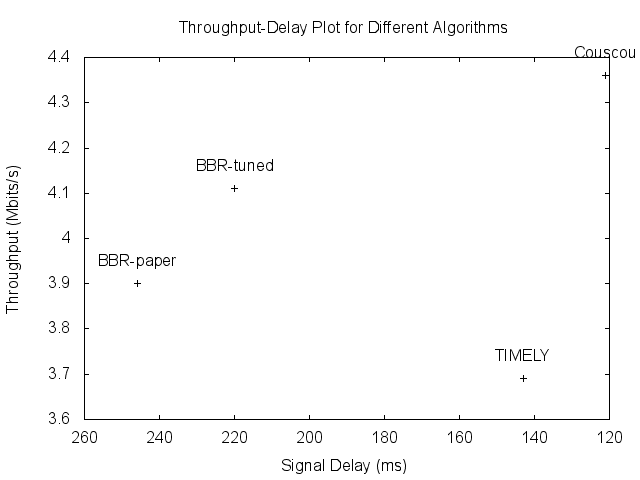

Generate this figure with gnuplot:
#!/usr/bin/env gnuplot

reset
set terminal png

set key off
set xlabel "Signal Delay (ms)"
set ylabel "Throughput (Mbits/s)"
set title "Throughput-Delay Plot for Different Algorithms"
set xrange [*:*] reverse
set datafile separator ","
plot "overall.csv" using 4:2:1 with labels offset 0,char 1 point
